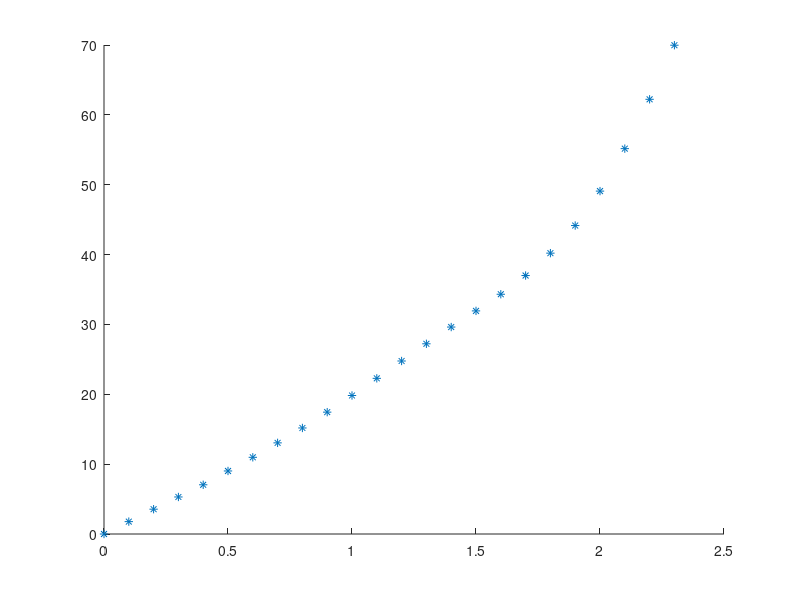

Reproduce this figure in MATLAB. (Note: this script raises an error after producing the figure.)
Flux=0:0.1:2.3;
i=[0	2.8980	5.7959	8.6940	11.5915	14.4877	17.4102	20.3683	23.3196	26.2215	29.0317	31.7143	34.3209	36.9624	39.7509	42.7987	46.2179	50.1205	54.5796	59.5237	64.8484	70.4494	76.2224	82.0629
0	2.8817	5.7594	8.6456	11.5257	14.4057	17.3107	20.2530	23.1903	26.0800	28.8791	31.5504	34.1394	36.7581	39.5206	42.5406	45.9320	49.8087	54.2527	59.1987	64.5396	70.1683	75.9775	81.8600
0	2.8295	5.6519	8.4898	11.3166	14.1448	16.9934	19.8848	22.7774	25.6279	28.3934	31.0325	33.5709	36.1219	38.8045	41.7381	45.0417	48.8344	53.2210	58.1647	63.5502	69.2613	75.1818	81.1954
0	2.7380	5.4680	8.2146	10.9494	13.6868	16.4362	19.2367	22.0502	24.8336	27.5437	30.1371	32.6043	35.0497	37.6022	40.3904	43.5433	47.1895	51.4563	56.3756	61.8275	67.6787	73.7957	80.0451
0	2.6039	5.2026	7.8067	10.4113	13.0149	15.6201	18.2834	20.9820	23.6723	26.3110	28.8546	31.2645	33.5953	35.9872	38.5838	41.5286	44.9652	49.0370	53.8629	59.3710	65.4010	71.7920	78.3830
0	2.4194	4.8393	7.2300	9.6743	12.0886	14.5041	16.9659	19.5032	22.0730	24.6316	27.1356	29.5414	31.8232	34.0860	36.4927	39.2066	42.3910	46.2091	50.8238	56.3039	62.4861	69.1722	76.1638
0	2.1678	4.3373	6.4364	8.6768	10.8283	13.0096	15.2232	17.5499	19.9752	22.4530	24.9373	27.3818	29.7404	31.9945	34.2800	36.7869	39.7054	43.2257	47.5377	52.8220	59.0480	65.9787	73.3689
0	1.7728	3.5522	5.3010	7.0467	9.0228	10.9791	13.0463	15.1796	17.4441	19.8273	22.2832	24.7656	27.2284	29.6255	31.9376	34.3206	37.0007	40.2041	44.1569	49.0854	55.1640	62.2266	69.9691
0	1.2633	2.5702	3.8491	5.2103	6.7695	8.7132	10.6215	12.6717	14.8024	17.0521	19.4201	21.8695	24.3633	26.8643	29.3358	31.7601	34.3042	37.2357	40.8235	45.3363	51.0424	58.0418	66.0214
0	0.9317	1.8936	2.8460	3.8086	4.9928	6.4015	8.2969	10.1829	12.1979	14.3115	16.5427	18.8934	21.3397	23.8573	26.4218	29.0088	31.6073	34.3933	37.6800	41.7839	47.0215	53.6907	61.7084
0	0.7416	1.4952	2.2600	3.0090	3.7833	4.7850	6.0054	7.8172	9.6962	11.6825	13.7857	15.9941	18.3234	20.7676	23.3197	25.9724	28.7186	31.5612	34.6913	38.4683	43.2571	49.4230	57.2148
0	0.6195	1.2425	1.8766	2.5090	3.1268	3.7802	4.6340	5.6897	7.3158	9.1907	11.1355	13.2325	15.4395	17.7530	20.1904	22.7747	25.5290	28.4763	31.6479	35.2603	39.7101	45.4016	52.7321
0	0.5320	1.0645	1.6053	2.1492	2.6879	3.2136	3.7848	4.5303	5.4493	6.8501	8.6829	10.5919	12.6708	14.8683	17.1657	19.5954	22.2243	25.1192	28.3469	31.9830	36.2774	41.6419	48.4941
0	0.4656	0.9308	1.4006	1.8745	2.3482	2.8155	3.2727	3.7786	4.4334	5.2500	6.4349	8.1682	10.0443	12.0987	14.2977	16.6231	19.1110	21.8720	25.0180	28.6611	32.9275	38.1096	44.6064
0	0.4155	0.8305	1.2475	1.6675	2.0888	2.5088	2.9219	3.3302	3.7895	4.3760	5.1128	6.1285	7.6996	9.5251	11.5467	13.7503	16.1407	18.7466	21.7275	25.2533	29.4937	34.6370	40.9735
0	0.3747	0.7489	1.1240	1.5011	1.8797	2.2589	2.6355	3.0052	3.3750	3.7956	4.3259	4.9930	5.8768	7.2788	9.0323	11.0232	13.2631	15.7914	18.5905	21.8801	25.9269	30.9976	37.3287
0	0.3416	0.6830	1.0245	1.3669	1.7104	2.0547	2.3990	2.7403	3.0753	3.4158	3.8052	4.2898	4.9005	5.6944	6.9301	8.5942	10.5765	12.9195	15.6063	18.6782	22.4547	27.2940	33.5433
0	0.3136	0.6271	0.9405	1.2542	1.5684	1.8834	2.1993	2.5144	2.8261	3.1323	3.4485	3.8109	4.2569	4.8183	5.5421	6.6553	8.2536	10.2818	12.7495	15.6264	19.1598	23.7282	29.7421
0	0.2905	0.5809	0.8713	1.1614	1.4515	1.7419	2.0331	2.3247	2.6153	2.9030	3.1873	3.4860	3.8284	4.2447	4.7703	5.4581	6.5185	8.1091	10.1921	12.8155	16.3085	20.5887	26.1574
0	0.2704	0.5408	0.8111	1.0810	1.3503	1.6196	1.8895	2.1604	2.4316	2.7013	2.9679	3.2328	3.5155	3.8421	4.2393	4.7462	5.4244	6.5279	8.1714	10.3322	13.5376	17.7162	22.9394
0	0.2531	0.5063	0.7594	1.0121	1.2640	1.5157	1.7675	2.0200	2.2735	2.5269	2.7789	3.0284	3.2796	3.5518	3.8672	4.2512	4.7741	5.5438	6.7375	8.4970	11.1715	15.0510	20.0530
0	0.2384	0.4769	0.7155	0.9535	1.1903	1.4265	1.6630	1.9009	2.1411	2.3826	2.6225	2.8581	3.0870	3.3201	3.5868	3.9177	4.3491	4.9619	5.8640	7.2380	9.5150	12.8867	17.5026
0	0.2254	0.4510	0.6770	0.9022	1.1255	1.3471	1.5689	1.7930	2.0213	2.2540	2.4868	2.7139	2.9301	3.1325	3.3502	3.6333	4.0324	4.5891	5.3228	6.4451	8.4104	11.4221	15.5515
0	0.2147	0.4296	0.6450	0.8598	1.0725	1.2827	1.4927	1.7046	1.9207	2.1430	2.3684	2.5909	2.8040	3.0015	3.1899	3.4256	3.7772	4.3095	5.0112	5.9598	7.7340	10.5228	14.3246
0	0.2081	0.4165	0.6253	0.8337	1.0400	1.2438	1.4465	1.6502	1.8569	2.0685	2.2844	2.5005	2.7119	2.9142	3.1048	3.3223	3.6407	4.1349	4.8295	5.7321	7.4137	10.0690	13.7069
0	0.2067	0.4136	0.6210	0.8279	1.0329	1.2352	1.4363	1.6380	1.8422	2.0508	2.2636	2.4773	2.6878	2.8911	3.0845	3.3003	3.6118	4.0948	4.7833	5.6788	7.3387	9.9657	13.5338];

% flux2=0:1.5/54:(1.5/54)*53;
% idata2=[0,0.000996106395900899,0.00597612126020512,0.0308635327381383,0.155017148590487,0.302817170562347,0.450310668158351,0.597725218002948,0.745288396720585,0.893227780935709,1.04176805054242,1.19100535721567,1.34085904898664,1.49123561091882,1.64201245161721,1.79296531468088,1.94384773694632,2.09443509561950,2.24471931767923,2.39481613537923,2.54482955630398,2.69427886385056,2.84187899379789,2.98628648864951,3.12759980098611,3.27095898075464,3.42260531775087,3.58818513017015,3.76744552442433,3.95676092485267,4.15257277087864,4.35605305025723,4.57488110132816,4.81720953979978,5.09036553413454,5.39879010009596,5.74629382897468,6.13633979181704,6.56894535651509,7.04215792248336,7.55391989435000,8.09854135129556,8.66533573924179,9.24325329939800,9.82437448342473,10.4117244343450,11.0107189522268,11.6262760604996,12.2583782700260,12.9041863732147,13.5608573535798,14.2268492377182,14.9024097693737,15.5568881636233];
%plot(flux2,ScopeData7.signals(1).values)
%plot(flux2,idata2)
hold on;plot(Flux,i(8,:),'*')
p1_i=[Flux;i([1 13 26],:)];

hold on
plot(ScopeData.signals(1).values,ScopeData.signals(2).values)